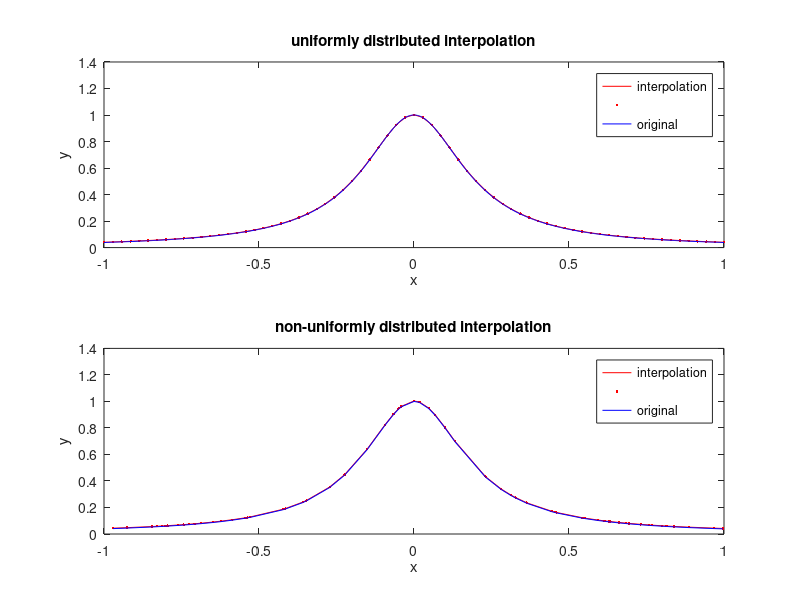

MATLAB code to generate this figure:
% Use n-order Newton interpolation for the following function:
%    f(x) = 1 / (1 + 25*x^2), x=[-1,1]
% Extra requirements as follow:
% 1) When x is uniformly distributed
% 2) When x is non-uniformly distributed

n = 70; % order
x = linspace(-1,1,600);  % original function
x1 = linspace(-1,1,n+1); % uniformly distributed
x2 = sort([-rand(1,n/2) 0 rand(1,n/2)]); % randomly distributed 
y2 = 1 ./ (1 + 25*x2.^2);
y1 = 1 ./ (1 + 25*x1.^2);
y = 1 ./ (1 + 25*x.^2);
%%------------------------------------------ Newton interpolation ---------------------------------------%%
fdd1 = zeros(n+1,n+1);
fdd2 = zeros(n+1,n+1);
fdd1(:,1) = y1;
fdd2(:,1) = y2;
for j = 2:n+1            % construct target matrix
    for i = j:n+1
        fdd1(i,j) = (fdd1(i,j-1) - fdd1(i-1,j-1)) / (x1(i) - x1(1));
        fdd2(i,j) = (fdd2(i,j-1) - fdd2(i-1,j-1)) / (x2(i) - x2(1));
    end
end
xt1 = 1;
yt1 = y1;
xt2 = 1;
yt2 = y2;
for k = 2:n+1
    xt1 = xt1 * (x1(k) - x1(k-1));      % iteration for interpolation function
    yt1 = yt1 + fdd1(k,k)*xt1;
    xt2 = xt2 * (x2(k) - x2(k-1));
    yt2 = yt2 + fdd2(k,k)*xt2;
end
%%--------------------------------------------------- plot ----------------------------------------------%%
shg
clf reset
subplot(2,1,1)
plot(x1,yt1,'r');
hold on
scatter(x1,yt1,'r','.');
plot(x,y,'b');
hold off
title('uniformly distributed interpolation')
xlabel('x')
ylabel('y')
legend('interpolation','','original')

subplot(2,1,2)
plot(x2,yt2,'r');
hold on
scatter(x2,yt2,'r','.');
plot(x2,y2,'b');
title('non-uniformly distributed interpolation')
xlabel('x')
ylabel('y')
legend('interpolation','','original')